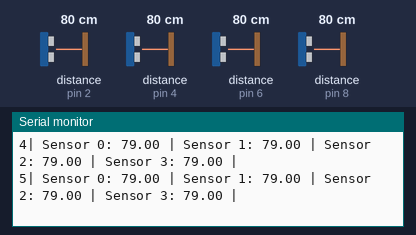
The sketch below on a simulated Arduino Uno, built with avr-gcc and run on an emulated ATmega328P. Parts: the last lines printed to the serial monitor. Wiring (inferred from the names in the program): 4 × ultrasonic range finder: trigger pin 3, echo pin 2 / trigger pin 5, echo pin 4 / trigger pin 7, echo pin 6 / trigger pin 9, echo pin 8. The inputs (shaded band) are chosen by the test bench; at power-on: distance to the obstacle (sensors on pin 2, pin 4, pin 6, pin 8) 80 cm. The echo pulse lasts 58.3 µs per cm.

Above: at 1.2 s.
1.3 s: distance to the obstacle (sensor on pin 2) set to 120 cm
At 1.6 s:
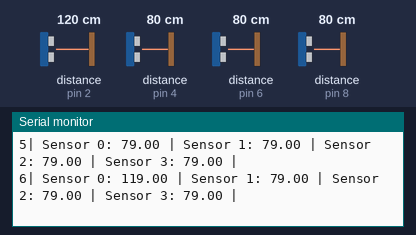
4.3 s: distance to the obstacle (sensor on pin 4) set to 2 cm
At 4.45 s:
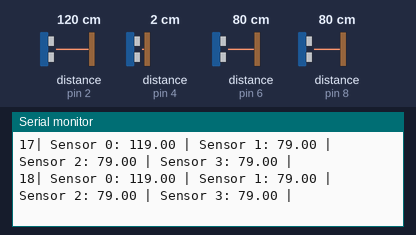
7.3 s: distance to the obstacle (sensor on pin 6) set to 2 cm
At 7.46 s:
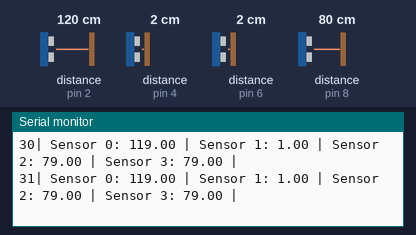
10.3 s: distance to the obstacle (sensor on pin 8) set to 120 cm
At 10.41 s:
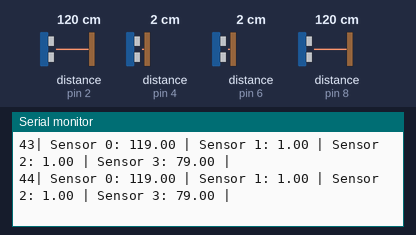
13.3 s: distance to the obstacle (sensor on pin 4) set to 4 cm
At 13.4 s:
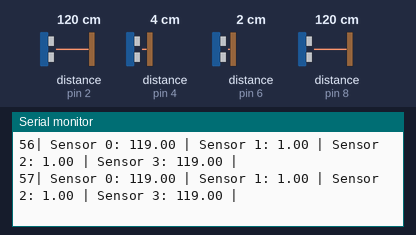
16.3 s: distance to the obstacle (sensor on pin 6) set to 18 cm
At 16.39 s:
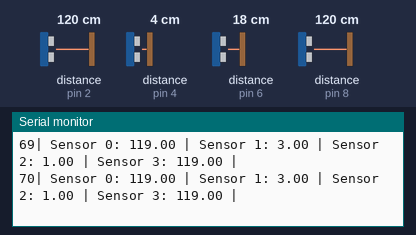
Timing chart, 0 to 19.3 s (numbered marks = the images above; inputs shaded):
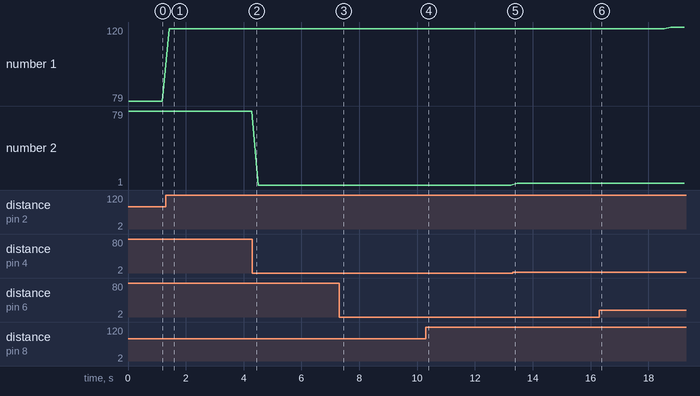

The sketch:

ultrasonic_script.ino
```cpp
//import processing.serial;
//Table dataTable; //Table we use for csv
//int numReadings = 500; //number of readings taken before publishing data.

//String fileName;

//TODO => Set up VS code on computer
//TODO => Make it so that echoPin / TrigPin iterate odds/evens

const int echoPin[] = {2,4,6,8}; // Trigger Pin of Ultrasonic Sensor(s)
const int trigPin[] = {3,5,7,9}; // Echo Pin of Ultrasonic Sensor(s)

//blue->white->yellow->orange->yell/orng->blue/black
//indicate # of sensors
const int numberOfSensors = 4;

int counter = 0;
int base[numberOfSensors];

float distance[numberOfSensors];
float distancePrev[numberOfSensors];

void setup() {
  //table.addColumn("Count");
  for (int i =0;i<numberOfSensors;i++){
    pinMode(trigPin[i],OUTPUT);
    pinMode(echoPin[i],INPUT);
    //table.addColumn("Sensor ["+String(i)+"]");
  }
  Serial.begin(9600); // Starting Serial Terminal
}
//Grabs distance from sensor reading
int getDistance(int trigPin, int echoPin){
  float duration, distanceTemp;
  digitalWrite(trigPin, LOW);
  delayMicroseconds(2);
  digitalWrite(trigPin, HIGH);
  delayMicroseconds(10);
  digitalWrite(trigPin, LOW);
  duration = pulseIn(echoPin, HIGH);
  distanceTemp = (duration*.0343)/2;
  return distanceTemp;
}
//TODO => Figure out what the best delay time is to create "perfect" readings
void loop() {
  //Ultrasonic Sensor functions
  //TableRow newRow = dataTable.addRow(); //Create row for input
  //newRow.setInt("Count",counter); //Indicates what count readings are for in csv
  for(int i = 0; i < numberOfSensors; i++){ //Grabs distance from each sensor
    //saves distance previous as fallback in case this reading is noisey
    //can definitely do this better, should use something like distance[i-1]
    distancePrev[i] =distance[i];
    distance[i] = getDistance(trigPin[i], echoPin[i]);
    //TODO => Set a thresh hold for how many counts we want to set as baseline
    if(counter > 100){
      if(distance[i] > 1.5*base[i]){
        distance[i] = distancePrev[i];
        Serial.print("Reseting to previous distance at sensor " + String(i));
      }
    }
    //newRow.setInt("Sensor ["+String(i)+"]",distance[i]);

    //TODO => make sure this 100 as well is modularized in threshold
    if(counter < 100){
      base[i]+= distance[i];
    }
    //TODO => Same with this one
    if(counter == 100){
      base[i]/=100;
      Serial.println("BASE " + String(i) + " = " + String(base[i]));
      delay(2000);
    }
  }
  Serial.print(String(counter)+"| ");
  for(int j = 0; j < numberOfSensors; j++){
    Serial.print("Sensor " + String(j) + ": " + String(distance[j]) + " | ");
  }
  Serial.println();
  //if(Counter%numReadings == 0){
    //fileName = String(year())+ String(month())+String(day()) + String(Counter/numReadings);
    //saveTable(dataTable,fileName);
  //}
  counter++;
  //TODO => Need to find the right delay time. Set as variable so its easy to test.
  delay(200);
}
```

Measured:
- after the input at 1.3 s, the serial monitor: prints a new line after 0.12 s (image 1)
- plotted number 1: 79 → 119 after the input at 1.3 s, 119 → 120 after the input at 16.3 s
